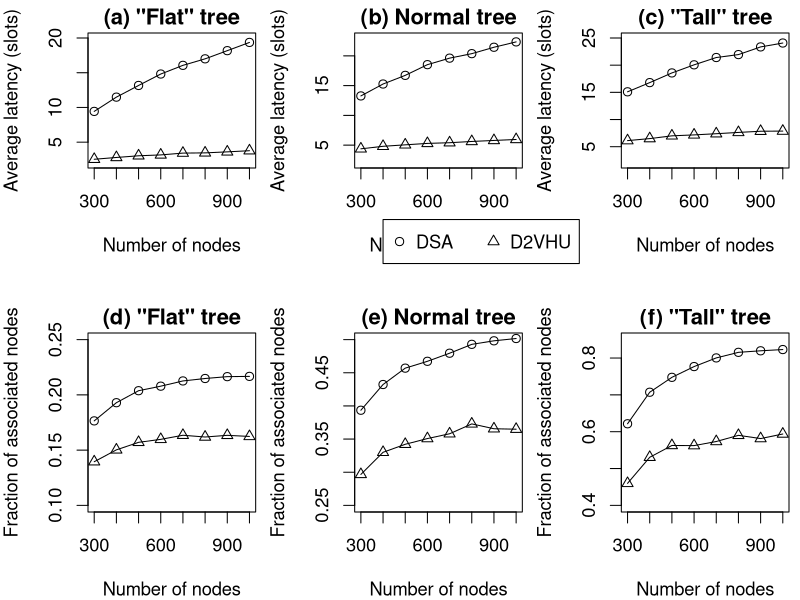

Source code (R):
pdf("ZBS-vs.pdf", width=14, height=7, family="Times")
par(xpd=NA, mfrow=c(2,3), mar=c(6,4,1.5,0.5), cex=1.1) # margin: bottom left top right

num_FFD <- c(300, 400, 500, 600, 700, 800, 900, 1000)
legend <- c("DSA", "D2VHU")

# # # # # # # # # # # # # # # # # # # # # # # # # # # # # # # # # # # # # # # #
#       Average latency
# # # # # # # # # # # # # # # # # # # # # # # # # # # # # # # # # # # # # # # #

# # # # # # # # flat # # # # # # # #
# DSA
avg_lat <- c(9.430780, 11.485220, 13.166376, 14.812940, 16.062326, 17.000750, 18.177999, 19.364155)
plot(num_FFD, avg_lat, type='o', pch=1, ylim=c(2,20),
	xlab='Number of nodes', ylab='Average latency (slots)', main='(a) "Flat" tree')

# D2VHU
avg_lat <- c(2.537583, 2.796554, 3.038903, 3.165081, 3.425238, 3.457808, 3.604372, 3.769868)
lines(num_FFD, avg_lat, type='o', pch=2)

# # # # # # # # normal # # # # # # # #
# DSA
avg_lat <- c(13.268541, 15.270854, 16.723609, 18.522221, 19.616419, 20.371414, 21.445719, 22.346408)
plot(num_FFD, avg_lat, type='o', pch=1, ylim=c(2,23),
	xlab='Number of nodes', ylab='Average latency (slots)', main='(b) Normal tree')

# D2VHU
avg_lat <- c(4.381564, 4.805202, 5.052102, 5.292424, 5.407700, 5.618335, 5.788207, 5.953091)
lines(num_FFD, avg_lat, type='o', pch=2)

legend(400, -7.5, legend=c('DSA', 'D2VHU'), pch=c(1,2), ncol=2)

# # # # # # # # tall # # # # # # # #
# DSA
avg_lat <- c(15.099361, 16.792427, 18.574422, 20.065302, 21.408511, 21.947956, 23.361496, 24.076928)
plot(num_FFD, avg_lat, type='o', pch=1, ylim=c(2,25),
	xlab='Number of nodes', ylab='Average latency (slots)', main='(c) "Tall" tree')

# D2VHU
avg_lat <- c(6.117536, 6.491474, 6.998628, 7.170593, 7.388546, 7.625382, 7.842445, 7.872848)
lines(num_FFD, avg_lat, type='o', pch=2)

# # # # # # # # # # # # # # # # # # # # # # # # # # # # # # # # # # # # # # # #
#       Number of associated devices
# # # # # # # # # # # # # # # # # # # # # # # # # # # # # # # # # # # # # # # #
par(mar=c(4,4,1.5,0.5))

# # # # # # # # flat # # # # # # # #
# DSA
num_assoc <- c(52.940000, 77.170000, 101.890000, 124.730000, 148.830000, 171.860000, 194.850000, 216.740000)
num_assoc <- num_assoc / num_FFD
plot(num_FFD, num_assoc, type='o', pch=1, ylim=c(0.1,0.25),
	xlab='Number of nodes', ylab='Fraction of associated nodes', main='(d) "Flat" tree')

# D2VHU
num_assoc <- c(41.85, 60.10, 78.53, 95.85, 114.42, 129.50, 147.05, 162.39)
num_assoc <- num_assoc / num_FFD
lines(num_FFD, num_assoc, type='o', pch=2)

# # # # # # # # normal # # # # # # # #
# DSA
num_assoc <- c(118.05, 172.92, 228.50, 280.39, 335.66, 394.32, 448.40, 501.68)
num_assoc <- num_assoc / num_FFD
plot(num_FFD, num_assoc, type='o', pch=1, ylim=c(0.25,0.5),
	xlab='Number of nodes', ylab='Fraction of associated nodes', main='(e) Normal tree')

# D2VHU
num_assoc <- c(89.01, 132.02, 171.08, 210.47, 250.61, 298.31, 329.02, 364.89)
num_assoc <- num_assoc / num_FFD
lines(num_FFD, num_assoc, type='o', pch=2)

# # # # # # # # tall # # # # # # # #
# DSA
num_assoc <- c(186.47, 282.87, 373.82, 466.11, 560.25, 652.40, 737.71, 823.07)
num_assoc <- num_assoc / num_FFD
plot(num_FFD, num_assoc, type='o', pch=1, ylim=c(0.4,0.85),
	xlab='Number of nodes', ylab='Fraction of associated nodes', main='(f) "Tall" tree')

# D2VHU
num_assoc <- c(137.93, 212.24, 281.32, 337.34, 401.40, 472.12, 523.23, 593.78)
num_assoc <- num_assoc / num_FFD
lines(num_FFD, num_assoc, type='o', pch=2)

dev.off()
